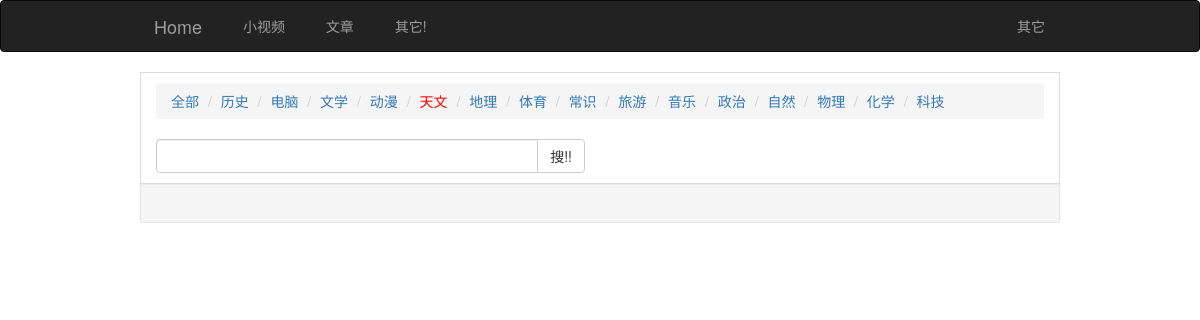
Before: /baike/index.php?list=5 with the older database file.
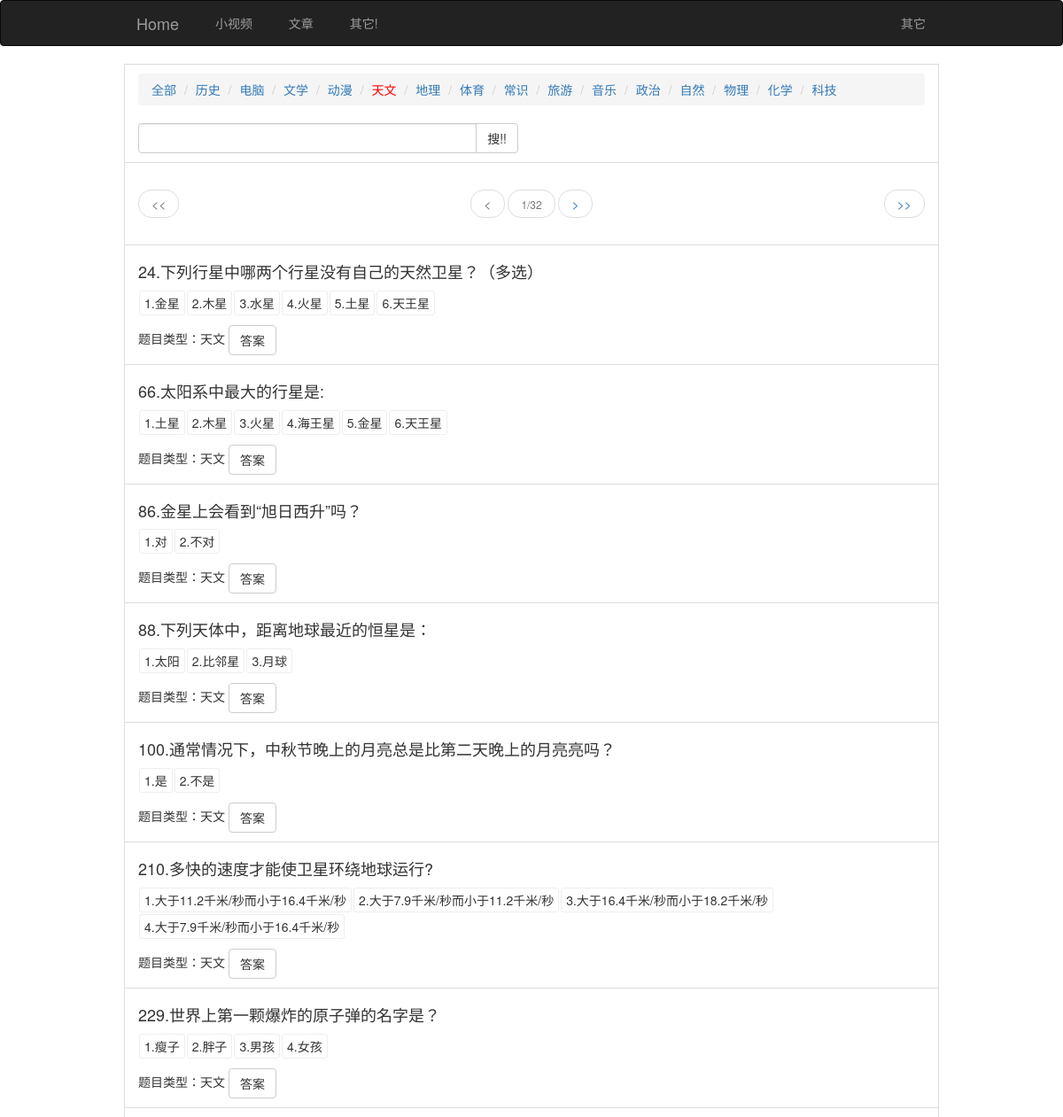
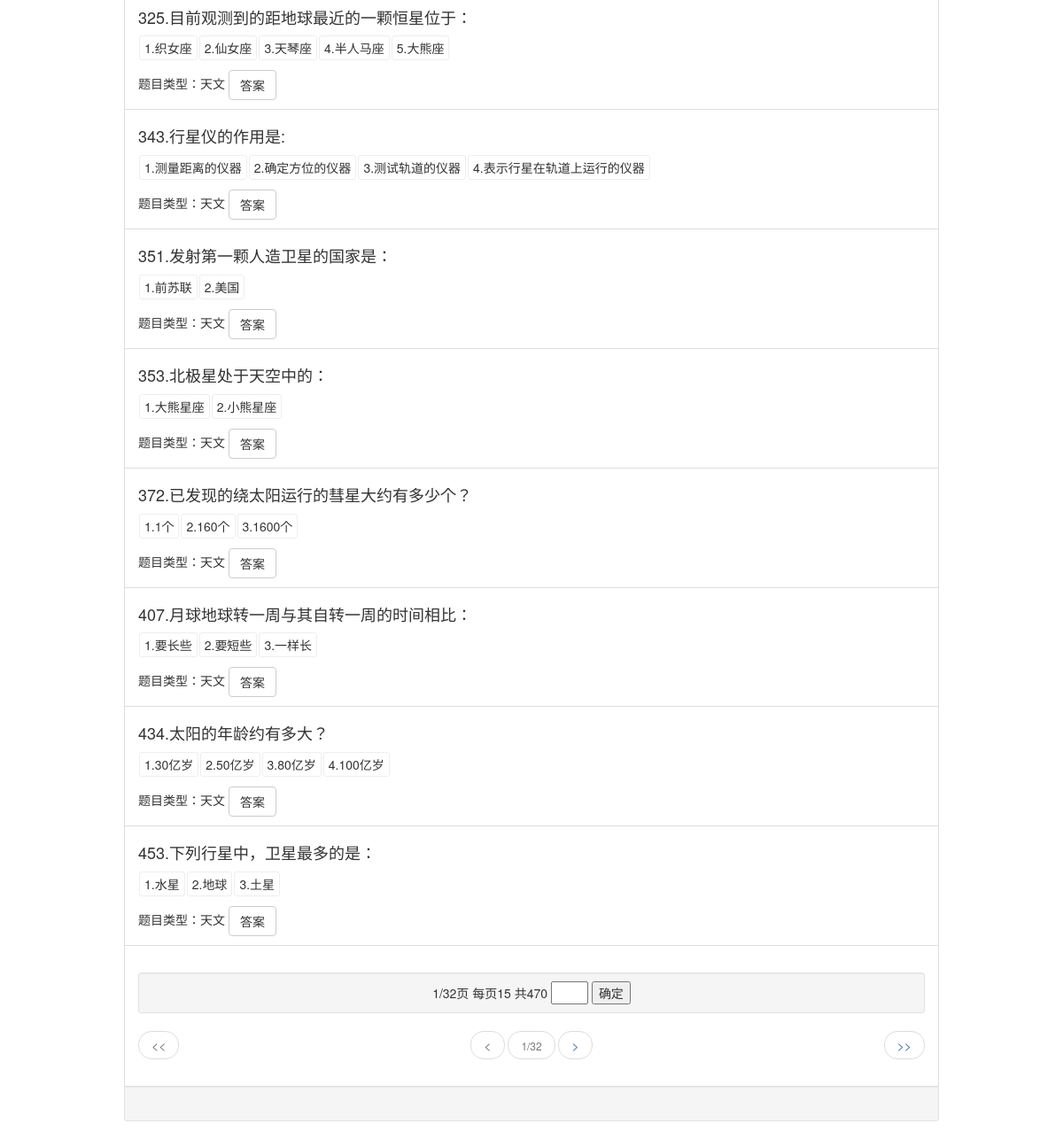
After: the same page with the newer database file (2 pictures, top to bottom).
### tables this page shows
CREATE TABLE "content" (
  "tmxh" INTEGER NOT NULL PRIMARY KEY AUTOINCREMENT,
  "tmnd" TEXT,
  "tmlx" TEXT,
  "tmnr" TEXT,
  "tmdas" INTEGER,
  "tmda1" TEXT,
  "tmda2" TEXT,
  "tmda3" TEXT,
  "tmda4" TEXT,
  "tmda5" TEXT,
  "tmda6" TEXT,
  "kind" integer,
  "tmda" TEXT
);

### class/sqlite3.php (called while the page is built, shortened)
<?php
class DBUtils {
	public static $db;
	public function instance($dbname){
		if (!self::$db) {
			self::$db = new SQLiteDB($dbname);
		}
	}
	public static function querySingle($sql){
		$result = @self::$db->querySingle($sql);
		return $result ? $result : '';
	}
	public static function queryList($sql){
		$result = array();
		$ret = @self::$db->query($sql);
		while($row = $ret->fetchArray(SQLITE3_ASSOC) ){
			array_push($result, $row);
		}
		return $result;
	}
}

### baike/index.php (the view, shortened to what the changed rows need)
<?php
require_once("../config.php");
$db = new DBUtils();
$db -> instance('../db/baike.db3');
$word=$_GET['word']??NULL;
$list=$_GET['list']??NULL;
function get_type($list){
	global $db;
	$typ1[]=['id'=>0,'kind'=>'全部'];
	$rs=$db->queryList("select * from type");
	$rs=array_merge($typ1,$rs);
	$html_type.='
		<li class="list-group-item">
		<ul class="breadcrumb">
	';
	$title="百科问答";
	foreach ($rs as $row){
		if ($row['id']==$list){
			$title=$row['kind'];
			$html_type.='
			<li><a href="?list='.$row['id'].'"><font color="red">'.$row['kind'].'</font></a></li>
			';
		}else{
			$html_type.='
			<li><a href="?list='.$row['id'].'">'.$row['kind'].'</a></li>
			';
		}
		$str['type'][]=array("list"=>$row['id'],"title"=>$row['kind']);
	}
	$html_type.='
	</ul>
	<form action="?" method="get" class="bs-example bs-example-form" role="form">
			<div class="row">
				<div class="col-lg-6">
					<div class="input-group">
						<input type="text" name="word" class="form-control">
						<input type="hidden" name="list" value="'.$list.'"/>
						<span class="input-group-btn">
							<button class="btn btn-default" type="submit">
								搜!!
							</button>
						</span>
					</div>
				</div>
			</div>
		</form>
	</li>
	';
	return [$title,$html_type,$str];
}
$html=$api->head(get_type($list)[0]).get_type($list)[1];
$html.=<<<api
<style>
	#daan{
		border: solid 1px #eee;
		padding: 3px 5px;
		margin: 1px;
		border-radius: 3px;
		display:inline-block;
	}
</style>
api;
$count_sql="SELECT count(*) FROM [content]";
if($list and !$word) $count_sql.=" where kind=".$list;
$count=$db->querySingle($count_sql);
$pagecount=ceil(intval($count)/$pagesize);
if ($page>$pagecount){$page=$pagecount;}
$zhizhen=$pagesize*($page-1);
$result=$db->queryList(str_replace('count(*)','*',$count_sql)." LIMIT $zhizhen,$pagesize");
$apistr['msg']=array("name"=>$title,"count"=>$count,"pageall"=>$pagecount,"page"=>$page,"keyword"=>$word);
$gopage=$word?"?word=".$word."&":"?";
$html.=$api->page_z(0,$count,$pagecount,$pagesize,$page,$gopage);
foreach($result as $row){
	$apistr['list'][]=["id"=>$row['tmxh'],"title"=>$row["tmnr"],"tmlx"=>$row["tmlx"],"kind"=>$row['kind'],"tmda1"=>$row['tmda1'],"tmda2"=>$row['tmda2'],"tmda3"=>$row['tmda3'],"tmda4"=>$row['tmda4'],"tmda5"=>$row['tmda5'],"tmda6"=>$row['tmda6'],"tmda"=>$row['tmda']];
	$tmda='';
	if ($row['tmda1']) $tmda.='<span id="daan">1.'.$row['tmda1'].'</span>';
	if ($row['tmda2']) $tmda.='<span id="daan">2.'.$row['tmda2'].'</span>';
	if ($row['tmda3']) $tmda.='<span id="daan">3.'.$row['tmda3'].'</span>';
	if ($row['tmda4']) $tmda.='<span id="daan">4.'.$row['tmda4'].'</span>';
	if ($row['tmda5']) $tmda.='<span id="daan">5.'.$row['tmda5'].'</span>';
	if ($row['tmda6']) $tmda.='<span id="daan">6.'.$row['tmda6'].'</span>';
	$daan=str_split($row['tmda']);
	$daant='';
	foreach($daan as $o => $rowda){
		if ($rowda) $daant.=($o+1);
	}
	$daan=implode(",", str_split($daant));
	$html.='
	<li class="list-group-item">
		<h4>'.$row['tmxh'].'.'.$row['tmnr'].'</h4>
		<p id="'.$row['tmxh'].'">'.$tmda.'</p>
		题目类型：'.get_type($row['kind'])[0].' <button id="'.$row['tmxh'].'" class="btn btn-default">答案</button>
		<span style="display:none">
			<font color="red">'.$daan.'</font>
		</span>
	</li>
	';
}
$html.=$api->page_z(1,$count,$pagecount,$pagesize,$page,$gopage);
$html.='
	<script>
	;!function(){
		$("button").click(function (){
			$(this).next().fadeIn();
			var daan=$(this).next().text().trim().split(",");
			var id=$(this).prev().attr("id");
			console.log(id);
			for (i=0;i<daan.length;i++){
			//console.log(daan[i]);
				$("#"+id+">#daan").eq(daan[i]-1).css("border","solid 1px #ff0000")
			}
		})
	}();
	</script>
	';
echo $web_charset?$api->json($apistr):$html.$api->end();

### config.php (shortened to what the changed rows need)
<?php
require MyClass."/class/sqlite3.php";
$page=$_GET['page']??1;
$page=(is_numeric($page) && $page>0)?$page:1;
$pagesize=$_GET['pagesize']??15;
$pagesize=(is_numeric($pagesize) && $pagesize>0)?$pagesize:15;
$huan_path=MyClass."/temp";
$web_charset=$_GET['web_charset']??NULL;
class api{
	public $MyClassPath;
	function head($web_title){
		require $this->MyClassPath.'/head.php';
		return $html_head;
	}
	function end(){
		require $this->MyClassPath.'/foot.php';
		return  $html_end;
	}
	function page_z($str,$count,$pagecount,$pagesize,$page,$gopage){
	$page_z="";
	if ($pagecount>1) {
		$page_z.="<li class=\"list-group-item\">\n<ul class=\"pager\">\n";
	if ($str==1){
		$page_z.="\n<div class=\"well well-sm\">\n<center>\n<form method=\"get\" action=\"?\">\n";
		$page_z.=$page."/".$pagecount."页 每页".$pagesize." 共".$count."\n";
			$arr = explode('&', str_replace("?","",$gopage));
			foreach ($arr as $k => $v) {
				$arr1 = explode('=', $v);
			}
		$page_z.="<input name=\"page\" type=\"text\" value=\"\" size=\"2\">\n";
		$page_z.="<input type=\"submit\" value=\"确定\">\n</form>\n</center>\n</div>\n";
	}
		if ($page>1) {
			$page_z.="<li class=\"previous\"><a href=\"".$gopage."page=1\"><<</a></li>\n<li class=\"\"><a href=\"".$gopage."page=".($page-1)."\"><</a></li>\n";
		}else{
			$page_z.="<li class=\"previous disabled\"><a><<</a></li>\n<li class=\" disabled\"><a><</a></li>\n";
		}
		if($page>=1){$page_z.="<li class=\"disabled\"><a><small>".$page."/".$pagecount."</small></a></li>\r\n";}
		if ($page<$pagecount) {
			$page_z.="<li class=\"\"><a href=\"".$gopage."page=".($page+1)."\">></a></li>\n<li class=\"next\"><a href=\"".$gopage."page=".$pagecount."\">>></a></li>\n";
		}else{
			$page_z.="<li class=\" disabled\"><a>></a></li>\n<li class=\"next disabled\"><a>>></a></li>\n";
		}
		$page_z.="</ul>\n</li>\n";
	}
	return $page_z;
	}
	function mk_dir($dir, $mode = 0755){
		if (is_dir($dir) || @mkdir($dir,$mode)) return true;
		return @mkdir($dir,$mode);
	}
}
$api=new api();
$api->mk_dir($huan_path);
$api->MyClassPath=MyClass;

Changed rows visible on the page:
now on this page (row edited): content: tmxh "24", tmnr "下列行星中哪两个行星没有自己的天然卫星？（多选）", tmda1 "金星", tmda2 "木星", tmda3 "水星", tmda4 "火星", tmda5 "土星", tmda6 "天王星"
now on this page (row edited): content: tmxh "66", tmnr "太阳系中最大的行星是:", tmda1 "土星", tmda2 "木星", tmda3 "火星", tmda4 "海王星", tmda5 "金星", tmda6 "天王星"
now on this page (row edited): content: tmxh "86", tmnr "金星上会看到“旭日西升”吗？", tmda1 "对", tmda2 "不对"
now on this page (row edited): content: tmxh "88", tmnr "下列天体中，距离地球最近的恒星是：", tmda1 "太阳", tmda2 "比邻星", tmda3 "月球"
now on this page (row edited): content: tmxh "100", tmnr "通常情况下，中秋节晚上的月亮总是比第二天晚上的月亮亮吗？", tmda1 "是", tmda2 "不是"
now on this page (row edited): content: tmxh "210", tmnr "多快的速度才能使卫星环绕地球运行?", tmda1 "大于11.2千米/秒而小于16.4千米/秒", tmda2 "大于7.9千米/秒而小于11.2千米/秒", tmda3 "大于16.4千米/秒而小于18.2千米/秒", tmda4 "大于7.9千米/秒而小于16.4千米/秒"
now on this page (row edited): content: tmxh "229", tmnr "世界上第一颗爆炸的原子弹的名字是？", tmda1 "瘦子", tmda2 "胖子", tmda3 "男孩", tmda4 "女孩"
now on this page (row edited): content: tmxh "325", tmnr "目前观测到的距地球最近的一颗恒星位于：", tmda1 "织女座", tmda2 "仙女座", tmda3 "天琴座", tmda4 "半人马座", tmda5 "大熊座"
now on this page (row edited): content: tmxh "343", tmnr "行星仪的作用是:", tmda1 "测量距离的仪器", tmda2 "确定方位的仪器", tmda3 "测试轨道的仪器", tmda4 "表示行星在轨道上运行的仪器"
now on this page (row edited): content: tmxh "351", tmnr "发射第一颗人造卫星的国家是：", tmda1 "前苏联", tmda2 "美国"
now on this page (row edited): content: tmxh "353", tmnr "北极星处于天空中的：", tmda1 "大熊星座", tmda2 "小熊星座"
now on this page (row edited): content: tmxh "372", tmnr "已发现的绕太阳运行的彗星大约有多少个？", tmda1 "1个", tmda2 "160个", tmda3 "1600个"
now on this page (row edited): content: tmxh "407", tmnr "月球地球转一周与其自转一周的时间相比：", tmda1 "要长些", tmda2 "要短些", tmda3 "一样长"
now on this page (row edited): content: tmxh "434", tmnr "太阳的年龄约有多大？", tmda1 "30亿岁", tmda2 "50亿岁", tmda3 "80亿岁", tmda4 "100亿岁"
now on this page (row edited): content: tmxh "453", tmnr "下列行星中，卫星最多的是：", tmda1 "水星", tmda2 "地球", tmda3 "土星"
Other visible differences:
$page: (not shown) → "1 1"
$pagecount: (not shown) → "32 32"
get_type($row['kind'])[0]: (not shown) → "天文 天文 天文 天文 天文 天文 天文 天文 天文 天文 天文 天文 天文 天文 天文"
form field value: (not shown) → "确定"
text now shown: "<< << < < / / > > >> >> . . . . . . . . . . . . . . . 1. 1. 1. 1. 1. 1. 1. 1. 1. 1. 1. 1. 1. 1. 1. 2. 2. 2. 2. 2. 2. 2. 2. 2. 2. 2. 2. 2. 2. 2. 3. 3. 3. 3. 3. 3. 3. 3. 3. 3. 3. 4. 4. 4. 4. 4. 4. 4. 5. 5. 5. 6. 6. 题目类型： 题目类型： 题目类型： 题目类型： 题目类型： 题目类型： 题目类型： 题目类型： 题目类型： 题目类型： 题目类型： 题目类型： 题目类型： 题目类型： 题目类型： 答案 答案 答案 答案 答案 答案 答案 答案 答案 答案 答案 答案 答案 答案 答案 1/32页 每页15 共470"
